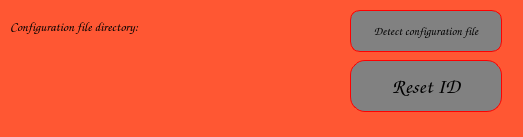
<?xml version="1.0" encoding="UTF-8"?>
<ui version="4.0">
 <class>MainWindow</class>
 <widget class="QMainWindow" name="MainWindow">
  <property name="geometry">
   <rect>
    <x>0</x>
    <y>0</y>
    <width>523</width>
    <height>137</height>
   </rect>
  </property>
  <property name="windowTitle">
   <string>MainWindow</string>
  </property>
  <property name="styleSheet">
   <string notr="true"> background-color: #FF5733;</string>
  </property>
  <widget class="QWidget" name="centralwidget">
   <widget class="QPushButton" name="confFileDetect_btn">
    <property name="geometry">
     <rect>
      <x>350</x>
      <y>10</y>
      <width>152</width>
      <height>42</height>
     </rect>
    </property>
    <property name="font">
     <font>
      <family>Comic Sans MS</family>
     </font>
    </property>
    <property name="styleSheet">
     <string notr="true"> background-color: #818181;
 border-style: solid;
 border-width:1px;
 border-radius:10px;
 border-color: red;
min-height:40px;
 min-width:150px;
max-height:40px;
max-width:150px;</string>
    </property>
    <property name="text">
     <string>Detect configuration file</string>
    </property>
   </widget>
   <widget class="QLabel" name="confFileDetectLabel">
    <property name="geometry">
     <rect>
      <x>10</x>
      <y>0</y>
      <width>311</width>
      <height>52</height>
     </rect>
    </property>
    <property name="font">
     <font>
      <family>Comic Sans MS</family>
      <pointsize>10</pointsize>
     </font>
    </property>
    <property name="text">
     <string>Configuration file directory:</string>
    </property>
   </widget>
   <widget class="QPushButton" name="resetID_btn">
    <property name="geometry">
     <rect>
      <x>350</x>
      <y>60</y>
      <width>152</width>
      <height>52</height>
     </rect>
    </property>
    <property name="font">
     <font>
      <family>Comic Sans MS</family>
      <pointsize>16</pointsize>
     </font>
    </property>
    <property name="styleSheet">
     <string notr="true"> background-color: #818181;
 border-style: solid;
 border-width:1px;
 border-radius:15px;
 border-color: red;
min-height:50px;
 min-width:150px;
</string>
    </property>
    <property name="text">
     <string>Reset ID</string>
    </property>
   </widget>
   <widget class="QLabel" name="idResetResult_label">
    <property name="geometry">
     <rect>
      <x>10</x>
      <y>60</y>
      <width>311</width>
      <height>52</height>
     </rect>
    </property>
    <property name="font">
     <font>
      <family>Comic Sans MS</family>
      <pointsize>10</pointsize>
     </font>
    </property>
    <property name="text">
     <string/>
    </property>
   </widget>
  </widget>
  <widget class="QStatusBar" name="statusbar"/>
 </widget>
 <resources/>
 <connections/>
</ui>
